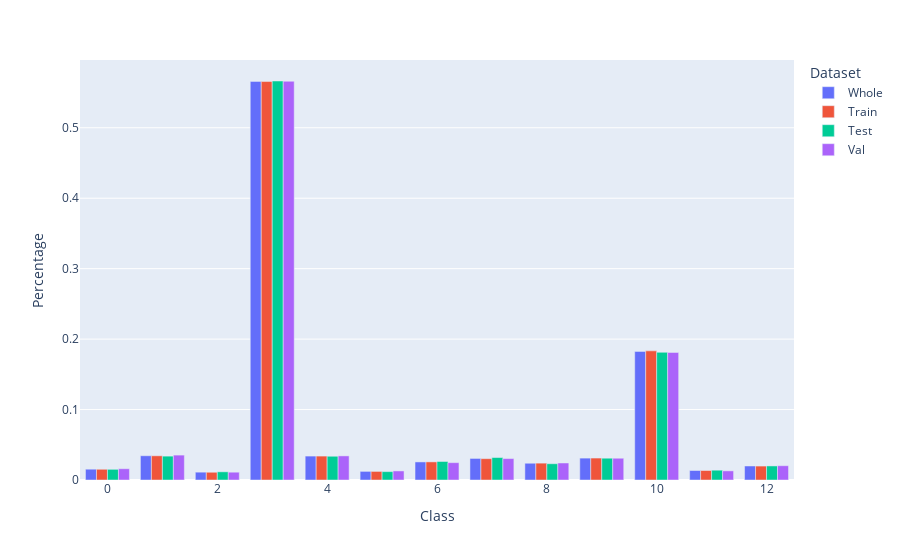

The notebook cell this image was saved under:
### Code cell
plot_split_stratification(dataset, train_subset, test_subset, val_subset)

### Figure 1 — Plotly figure (JSON) as saved in the notebook; plotly's stock layout.template omitted (floating-point values rounded to 4 significant figures)
{"data": [{"alignmentgroup": "True", "hovertemplate": "Dataset=Whole<br>Class=%{x}<br>Percentage=%{y}<extra></extra>", "legendgroup": "Whole", "marker": {"color": "#636efa", "pattern": {"shape": ""}}, "name": "Whole", "offsetgroup": "Whole", "orientation": "v", "showlegend": true, "textposition": "auto", "type": "bar", "x": [0, 1, 2, 3, 4, 5, 6, 7, 8, 9, 10, 11, 12], "xaxis": "x", "y": [0.01534, 0.03442, 0.01113, 0.5659, 0.03395, 0.01224, 0.02565, 0.03062, 0.0238, 0.03108, 0.1826, 0.01349, 0.01989], "yaxis": "y"}, {"alignmentgroup": "True", "hovertemplate": "Dataset=Train<br>Class=%{x}<br>Percentage=%{y}<extra></extra>", "legendgroup": "Train", "marker": {"color": "#EF553B", "pattern": {"shape": ""}}, "name": "Train", "offsetgroup": "Train", "orientation": "v", "showlegend": true, "textposition": "auto", "type": "bar", "x": [0, 1, 2, 3, 4, 5, 6, 7, 8, 9, 10, 11, 12], "xaxis": "x", "y": [0.01523, 0.03436, 0.01099, 0.5656, 0.03396, 0.01219, 0.0257, 0.03028, 0.02393, 0.03116, 0.1833, 0.01348, 0.01977], "yaxis": "y"}, {"alignmentgroup": "True", "hovertemplate": "Dataset=Test<br>Class=%{x}<br>Percentage=%{y}<extra></extra>", "legendgroup": "Test", "marker": {"color": "#00cc96", "pattern": {"shape": ""}}, "name": "Test", "offsetgroup": "Test", "orientation": "v", "showlegend": true, "textposition": "auto", "type": "bar", "x": [0, 1, 2, 3, 4, 5, 6, 7, 8, 9, 10, 11, 12], "xaxis": "x", "y": [0.01515, 0.03388, 0.01162, 0.5664, 0.0337, 0.01189, 0.02628, 0.03187, 0.0231, 0.03094, 0.1813, 0.01394, 0.01996], "yaxis": "y"}, {"alignmentgroup": "True", "hovertemplate": "Dataset=Val<br>Class=%{x}<br>Percentage=%{y}<extra></extra>", "legendgroup": "Val", "marker": {"color": "#ab63fa", "pattern": {"shape": ""}}, "name": "Val", "offsetgroup": "Val", "orientation": "v", "showlegend": true, "textposition": "auto", "type": "bar", "x": [0, 1, 2, 3, 4, 5, 6, 7, 8, 9, 10, 11, 12], "xaxis": "x", "y": [0.016, 0.03535, 0.01108, 0.5661, 0.03423, 0.01287, 0.02462, 0.03042, 0.02415, 0.0309, 0.1811, 0.01298, 0.02028], "yaxis": "y"}], "layout": {"barmode": "group", "legend": {"title": {"text": "Dataset"}, "tracegroupgap": 0}, "margin": {"t": 60}, "xaxis": {"anchor": "y", "domain": [0, 1], "title": {"text": "Class"}}, "yaxis": {"anchor": "x", "domain": [0, 1], "title": {"text": "Percentage"}}}}
